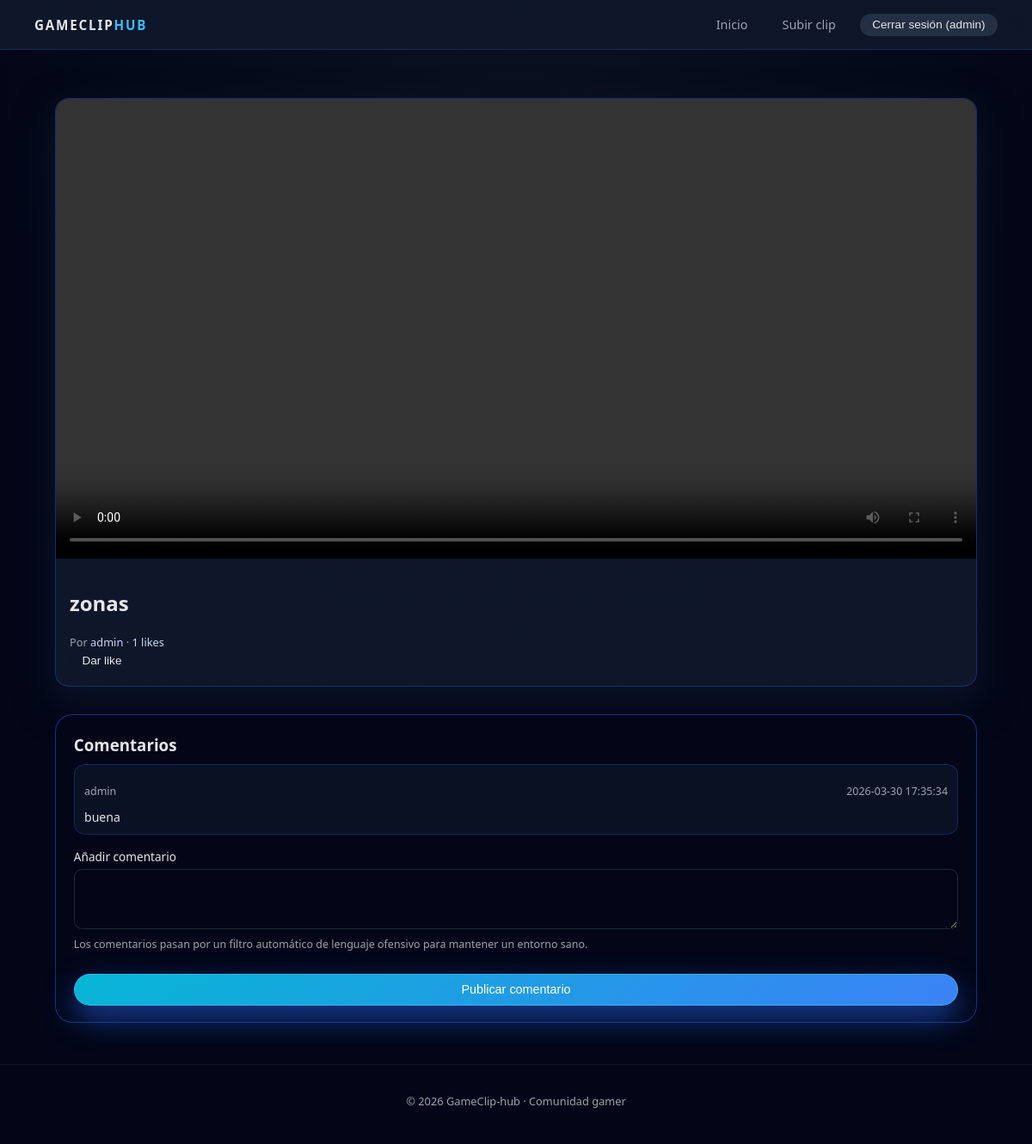
/clips/2 (signed in), run on the app's committed database.
### tables this page shows
CREATE TABLE clips (
      id INTEGER PRIMARY KEY AUTOINCREMENT,
      user_id INTEGER NOT NULL,
      title TEXT NOT NULL,
      filename TEXT NOT NULL,
      created_at DATETIME DEFAULT CURRENT_TIMESTAMP,
      FOREIGN KEY (user_id) REFERENCES users(id)
    );

CREATE TABLE users (
      id INTEGER PRIMARY KEY AUTOINCREMENT,
      username TEXT UNIQUE NOT NULL,
      password_hash TEXT NOT NULL,
      role TEXT NOT NULL CHECK (role IN ('user', 'admin'))
    );

CREATE TABLE comments (
      id INTEGER PRIMARY KEY AUTOINCREMENT,
      clip_id INTEGER NOT NULL,
      user_id INTEGER NOT NULL,
      content TEXT NOT NULL,
      created_at DATETIME DEFAULT CURRENT_TIMESTAMP,
      FOREIGN KEY (clip_id) REFERENCES clips(id),
      FOREIGN KEY (user_id) REFERENCES users(id)
    );

### app.py (the view)
    @app.route("/clips/<int:clip_id>")
    def clip_detail(clip_id: int):
        db = get_db()
        clip = db.execute(
            """
            SELECT
              clips.*, users.username,
              (SELECT COUNT(*) FROM likes WHERE likes.clip_id = clips.id) AS likeCount
            FROM clips
            JOIN users ON users.id = clips.user_id
            WHERE clips.id = ?
            """,
            (clip_id,),
        ).fetchone()
        if not clip:
            abort(404)
        comments = db.execute(
            """
            SELECT comments.*, users.username
            FROM comments
            JOIN users ON users.id = comments.user_id
            WHERE comments.clip_id = ?
            ORDER BY comments.created_at ASC
            """,
            (clip_id,),
        ).fetchall()
        return render_template("clip_detail.html", clip=clip, comments=comments)

### app.py (called while the page is built)
def get_db() -> sqlite3.Connection:
    if "db" not in g:
        conn = sqlite3.connect(DB_PATH)
        conn.row_factory = sqlite3.Row
        conn.execute("PRAGMA foreign_keys = ON;")
        g.db = conn
    return g.db

### templates/clip_detail.html
{% extends "base.html" %}
{% block content %}
<section class="clip-detail">
  <article class="clip-card large">
    <video class="clip-video" controls src="{{ url_for('uploaded_file', filename=clip['filename']) }}"></video>
    <div class="clip-body">
      <h2>{{ clip["title"] }}</h2>
      <p class="clip-meta">
        Por <span>{{ clip["username"] }}</span> ·
        <span>{{ clip["likeCount"] }} likes</span>
      </p>
      {% if current_user %}
        <form action="{{ url_for('like_clip', clip_id=clip['id']) }}" method="POST" class="inline-form">
          <button type="submit" class="btn ghost">Dar like</button>
        </form>
      {% else %}
        <p class="hint">Inicia sesión para dar like y comentar.</p>
      {% endif %}
    </div>
  </article>
</section>
<section class="comments-section">
  <h3>Comentarios</h3>
  {% if comments|length == 0 %}
    <p class="empty-state">Todavía no hay comentarios. Sé el primero en opinar.</p>
  {% else %}
    <ul class="comments-list">
      {% for comment in comments %}
        <li class="comment-item">
          <p class="comment-meta">
            <span class="author">{{ comment["username"] }}</span>
            <span class="date">{{ comment["created_at"] }}</span>
          </p>
          <p class="comment-content">{{ comment["content"] }}</p>
        </li>
      {% endfor %}
    </ul>
  {% endif %}
  {% if current_user %}
    <form action="{{ url_for('add_comment', clip_id=clip['id']) }}" method="POST" class="comment-form">
      <label>
        Añadir comentario
        <textarea name="content" rows="3" required></textarea>
      </label>
      <p class="hint">
        Los comentarios pasan por un filtro automático de lenguaje ofensivo para mantener un entorno sano.
      </p>
      <button type="submit" class="btn primary">Publicar comentario</button>
    </form>
  {% endif %}
</section>
{% endblock %}

### static/css/styles.css (style rules this page uses)
:root { --bg-main: #050816; --bg-elevated: #0b1020; --bg-soft: #111827; --accent: #38bdf8; --accent-soft: rgba(56, 189, 248, 0.15); --accent-strong: #0ea5e9; --text-main: #e5e7eb; --text-muted: #9ca3af; --danger: #f97373; --border-subtle: #1f2937; --radius-lg: 16px; --radius-md: 10px; --shadow-soft: 0 18px 45px rgba(15, 23, 42, 0.85); }
*, *::before, *::after { box-sizing: border-box; }
body { margin: 0; font-family: system-ui, -apple-system, BlinkMacSystemFont, 'Segoe UI', sans-serif; background: radial-gradient(circle at top, #0b1120 0, #020617 45%, #020617 100%); color: var(--text-main); min-height: 100vh; display: flex; flex-direction: column; }
.inline-form { display: inline; }
.inline-form button { border: none; background: rgba(51, 65, 85, 0.6); color: var(--text-main); padding: 0.35rem 0.9rem; border-radius: 999px; font-size: 0.85rem; cursor: pointer; transition: background 0.15s ease, transform 0.1s ease; }
.btn { display: inline-flex; align-items: center; justify-content: center; gap: 0.4rem; padding: 0.6rem 1.2rem; border-radius: 999px; border: 1px solid transparent; font-size: 0.9rem; cursor: pointer; transition: transform 0.1s ease, box-shadow 0.15s ease, background 0.15s ease, border-color 0.15s ease; }
.btn.primary { background: linear-gradient(135deg, #06b6d4, #3b82f6); border-color: rgba(56, 189, 248, 0.8); color: white; box-shadow: 0 15px 35px rgba(37, 99, 235, 0.6); }
.btn.ghost { background: rgba(15, 23, 42, 0.7); border-color: rgba(148, 163, 184, 0.4); color: var(--text-main); }
.clip-card { background: radial-gradient(circle at top, rgba(15, 23, 42, 0.9), rgba(15, 23, 42, 0.98)); border-radius: var(--radius-lg); overflow: hidden; box-shadow: var(--shadow-soft); border: 1px solid rgba(30, 64, 175, 0.55); display: flex; flex-direction: column; }
.clip-card.large { margin-bottom: 2rem; }
.clip-video { width: 100%; display: block; background: #020617; }
.clip-body { padding: 0.9rem 1rem 1rem; }
.clip-meta { margin: 0; font-size: 0.8rem; color: var(--text-muted); }
.clip-meta span { color: #cbd5f5; }
.auth-form, .clip-form, .comment-form { display: flex; flex-direction: column; gap: 0.8rem; margin-top: 0.5rem; }
label { display: flex; flex-direction: column; font-size: 0.85rem; gap: 0.35rem; }
input[type='text'], input[type='password'], input[type='file'], textarea { padding: 0.6rem 0.7rem; border-radius: 0.6rem; border: 1px solid var(--border-subtle); background: #020617; color: var(--text-main); font-size: 0.9rem; }
.hint { font-size: 0.78rem; color: var(--text-muted); margin-top: -0.2rem; }
.clip-detail { margin-top: 1.5rem; }
.comments-section { margin-top: 1.5rem; padding: 1.4rem 1.3rem 1.2rem; border-radius: 20px; background: linear-gradient(145deg, #020617, #020617); border: 1px solid rgba(30, 64, 175, 0.7); }
.comments-section h3 { margin-top: 0; margin-bottom: 0.6rem; }
.comments-list { list-style: none; padding: 0; margin: 0 0 1rem; display: flex; flex-direction: column; gap: 0.65rem; }
.comment-item { padding: 0.6rem 0.7rem; border-radius: 0.8rem; background: rgba(15, 23, 42, 0.7); border: 1px solid rgba(30, 64, 175, 0.45); }
.comment-meta { display: flex; justify-content: space-between; gap: 0.4rem; font-size: 0.78rem; color: var(--text-muted); }
.comment-content { margin: 0.3rem 0 0; font-size: 0.88rem; }

### data on the page
clips: title "zonas"
users: username "admin"
comments: username "admin", created_at "2026-03-30 17:35:34", content "buena"

### other printed values
{{ current_user.username }} "admin"
{{ clip["likeCount"] }} "1"
